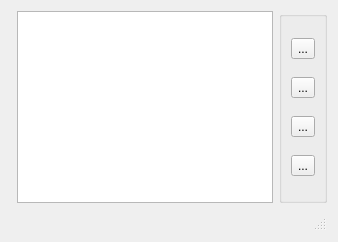
           <widget class="QWidget" name="poleZero">
            <property name="autoFillBackground">
             <bool>false</bool>
            </property>
            <attribute name="title">
             <string>Pole-Zero Plot</string>
            </attribute>
            <layout class="QGridLayout" name="gridLayout_2">
             <item row="1" column="0" colspan="3">
              <widget class="QStatusBar" name="pzstatusBar"/>
             </item>
             <item row="0" column="2">
              <widget class="QGroupBox" name="pzgroupBox">
               <property name="cursor">
                <cursorShape>ArrowCursor</cursorShape>
               </property>
               <property name="title">
                <string/>
               </property>
               <property name="flat">
                <bool>false</bool>
               </property>
               <property name="checkable">
                <bool>false</bool>
               </property>
               <layout class="QVBoxLayout" name="verticalLayout_3">
                <item>
                 <widget class="QToolButton" name="addzeroPush">
                  <property name="toolTip">
                   <string>Add zero</string>
                  </property>
                  <property name="text">
                   <string>...</string>
                  </property>
                  <property name="icon">
                   <iconset resource="icons.qrc">
                    <normaloff>:/icons/add_zero.svg</normaloff>:/icons/add_zero.svg</iconset>
                  </property>
                  <property name="iconSize">
                   <size>
                    <width>16</width>
                    <height>16</height>
                   </size>
                  </property>
                  <property name="checkable">
                   <bool>true</bool>
                  </property>
                 </widget>
                </item>
                <item>
                 <widget class="QToolButton" name="addpolePush">
                  <property name="toolTip">
                   <string>Add pole</string>
                  </property>
                  <property name="text">
                   <string>...</string>
                  </property>
                  <property name="icon">
                   <iconset resource="icons.qrc">
                    <normaloff>:/icons/add_pole.svg</normaloff>:/icons/add_pole.svg</iconset>
                  </property>
                  <property name="checkable">
                   <bool>true</bool>
                  </property>
                 </widget>
                </item>
                <item>
                 <widget class="QToolButton" name="delPush">
                  <property name="toolTip">
                   <string>Delete pole/zero</string>
                  </property>
                  <property name="text">
                   <string>...</string>
                  </property>
                  <property name="icon">
                   <iconset resource="icons.qrc">
                    <normaloff>:/icons/remove_red.svg</normaloff>:/icons/remove_red.svg</iconset>
                  </property>
                  <property name="checkable">
                   <bool>true</bool>
                  </property>
                 </widget>
                </item>
                <item>
                 <widget class="QToolButton" name="conjPush">
                  <property name="toolTip">
                   <string>Conjugate</string>
                  </property>
                  <property name="text">
                   <string>...</string>
                  </property>
                  <property name="icon">
                   <iconset resource="icons.qrc">
                    <normaloff>:/icons/conjugate.svg</normaloff>:/icons/conjugate.svg</iconset>
                  </property>
                  <property name="iconSize">
                   <size>
                    <width>16</width>
                    <height>16</height>
                   </size>
                  </property>
                  <property name="checkable">
                   <bool>true</bool>
                  </property>
                 </widget>
                </item>
               </layout>
              </widget>
             </item>
             <item row="0" column="1">
              <widget class="PzPlot" name="pzPlot">
               <property name="sizePolicy">
                <sizepolicy hsizetype="MinimumExpanding" vsizetype="MinimumExpanding">
                 <horstretch>0</horstretch>
                 <verstretch>0</verstretch>
                </sizepolicy>
               </property>
               <property name="frameShape">
                <enum>QFrame::StyledPanel</enum>
               </property>
               <property name="frameShadow">
                <enum>QFrame::Sunken</enum>
               </property>
               <property name="lineWidth">
                <number>1</number>
               </property>
               <property name="interactive">
                <bool>true</bool>
               </property>
              </widget>
             </item>
            </layout>
           </widget>
